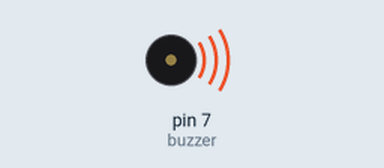
A sketch run on a simulated Arduino Uno, built with avr-gcc and run on an emulated ATmega328P. Parts: buzzer (waves = sounding).

Above: at 0.5 s.
Timing chart, 0 to 10.4 s (numbered marks = the images above):
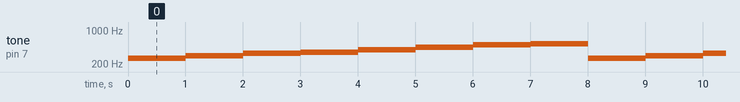

Measured:
- by itself, tone on pin 7 (buzzer): repeats every 8.0 s: 293 Hz 1.0 s, 329 Hz 1.0 s, 349 Hz 1.0 s, 392 Hz 1.0 s, 440 Hz 1.0 s, 494 Hz 1.0 s, 523 Hz 1.0 s, 261 Hz 1.0 s

The sketch:

Som.ino
```cpp
float seno;
int frequencia;
int buzzer = 7;

void setup() {

 pinMode(buzzer,OUTPUT);
}

void loop() {
  // Aciona o buzzer na frequencia relativa ao Dó em Hz
    tone(buzzer,261);
    // Espera um tempo para Desativar
    delay(1000);
    //Desativa o buzzer
    noTone(buzzer);
    // Aciona o buzzer na frequencia relativa ao Ré em Hz
    tone(buzzer,293);
    delay(1000);
    noTone(buzzer);
    // Aciona o buzzer na frequencia relativa ao Mi em Hz
    tone(buzzer,329);
    delay(1000);
    noTone(buzzer);
    // Aciona o buzzer na frequencia relativa ao Fá em Hz
    tone(buzzer,349);
    delay(1000);
    noTone(buzzer);
    // Aciona o buzzer na frequencia relativa ao Sol em Hz
    tone(buzzer,392);
    delay(1000);
    noTone(buzzer);
     // Aciona o buzzer na frequencia relativa ao Lá em Hz
    tone(buzzer,440);
    delay(1000);
    noTone(buzzer);
    // Aciona o buzzer na frequencia relativa ao Si em Hz
    tone(buzzer,494);
    delay(1000);
    noTone(buzzer);
    // Aciona o buzzer na frequencia relativa ao Do maior em Hz
    tone(buzzer,523);
    delay(1000);
    noTone(buzzer);
 }
```
